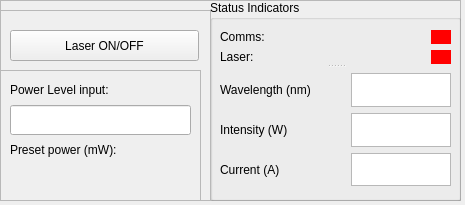
<?xml version="1.0" encoding="UTF-8"?>
<ui version="4.0">
 <class>LaserController</class>
 <widget class="QMainWindow" name="LaserController">
  <property name="geometry">
   <rect>
    <x>0</x>
    <y>0</y>
    <width>465</width>
    <height>205</height>
   </rect>
  </property>
  <property name="font">
   <font>
    <weight>50</weight>
    <bold>false</bold>
   </font>
  </property>
  <property name="windowTitle">
   <string notr="true">Obis Laser Controller</string>
  </property>
  <property name="toolTip">
   <string notr="true"/>
  </property>
  <property name="dockNestingEnabled">
   <bool>true</bool>
  </property>
  <widget class="QWidget" name="centralwidget">
   <widget class="QFrame" name="frame">
    <property name="geometry">
     <rect>
      <x>0</x>
      <y>0</y>
      <width>461</width>
      <height>201</height>
     </rect>
    </property>
    <property name="frameShape">
     <enum>QFrame::StyledPanel</enum>
    </property>
    <property name="frameShadow">
     <enum>QFrame::Raised</enum>
    </property>
    <widget class="QFrame" name="frame_3">
     <property name="geometry">
      <rect>
       <x>0</x>
       <y>10</y>
       <width>211</width>
       <height>191</height>
      </rect>
     </property>
     <property name="frameShape">
      <enum>QFrame::StyledPanel</enum>
     </property>
     <property name="frameShadow">
      <enum>QFrame::Raised</enum>
     </property>
     <widget class="MyPushButton" name="pushButton">
      <property name="geometry">
       <rect>
        <x>10</x>
        <y>20</y>
        <width>189</width>
        <height>31</height>
       </rect>
      </property>
      <property name="text">
       <string>Laser ON/OFF</string>
      </property>
     </widget>
     <widget class="QFrame" name="frame_2">
      <property name="geometry">
       <rect>
        <x>0</x>
        <y>60</y>
        <width>201</width>
        <height>131</height>
       </rect>
      </property>
      <property name="frameShape">
       <enum>QFrame::StyledPanel</enum>
      </property>
      <property name="frameShadow">
       <enum>QFrame::Raised</enum>
      </property>
      <widget class="QWidget" name="layoutWidget">
       <property name="geometry">
        <rect>
         <x>10</x>
         <y>0</y>
         <width>181</width>
         <height>124</height>
        </rect>
       </property>
       <layout class="QVBoxLayout" name="verticalLayout" stretch="0,1,0,0">
        <property name="spacing">
         <number>5</number>
        </property>
        <property name="topMargin">
         <number>10</number>
        </property>
        <property name="bottomMargin">
         <number>10</number>
        </property>
        <item>
         <widget class="MyLabel" name="power_level_label">
          <property name="text">
           <string>Power Level input:</string>
          </property>
         </widget>
        </item>
        <item>
         <widget class="MyQLineEdit" name="power_input_field">
          <property name="maximumSize">
           <size>
            <width>16777215</width>
            <height>30</height>
           </size>
          </property>
          <property name="font">
           <font>
            <weight>50</weight>
            <bold>false</bold>
           </font>
          </property>
         </widget>
        </item>
        <item>
         <widget class="MyLabel" name="power_preset_label">
          <property name="text">
           <string>Preset power (mW):</string>
          </property>
         </widget>
        </item>
        <item>
         <widget class="MyLabel" name="power_preset_display">
          <property name="text">
           <string/>
          </property>
         </widget>
        </item>
       </layout>
      </widget>
     </widget>
     <zorder>frame_2</zorder>
     <zorder>pushButton</zorder>
    </widget>
    <widget class="QGroupBox" name="groupBox">
     <property name="geometry">
      <rect>
       <x>210</x>
       <y>0</y>
       <width>251</width>
       <height>201</height>
      </rect>
     </property>
     <property name="title">
      <string>Status Indicators</string>
     </property>
     <widget class="QSplitter" name="splitter">
      <property name="geometry">
       <rect>
        <x>0</x>
        <y>30</y>
        <width>251</width>
        <height>161</height>
       </rect>
      </property>
      <property name="orientation">
       <enum>Qt::Vertical</enum>
      </property>
      <widget class="QWidget" name="layoutWidget">
       <layout class="QVBoxLayout" name="verticalLayout_2">
        <item>
         <layout class="QHBoxLayout" name="horizontalLayout" stretch="0,0">
          <property name="spacing">
           <number>0</number>
          </property>
          <property name="leftMargin">
           <number>10</number>
          </property>
          <property name="rightMargin">
           <number>10</number>
          </property>
          <item>
           <widget class="MyLabel" name="comms_label">
            <property name="sizePolicy">
             <sizepolicy hsizetype="Preferred" vsizetype="Preferred">
              <horstretch>0</horstretch>
              <verstretch>0</verstretch>
             </sizepolicy>
            </property>
            <property name="text">
             <string>Comms:</string>
            </property>
           </widget>
          </item>
          <item>
           <widget class="MyIndicator" name="comms_onoff">
            <property name="enabled">
             <bool>true</bool>
            </property>
            <property name="sizePolicy">
             <sizepolicy hsizetype="Fixed" vsizetype="Fixed">
              <horstretch>0</horstretch>
              <verstretch>0</verstretch>
             </sizepolicy>
            </property>
            <property name="maximumSize">
             <size>
              <width>20</width>
              <height>16777215</height>
             </size>
            </property>
            <property name="styleSheet">
             <string notr="true">QLabel{background-color: red;}</string>
            </property>
            <property name="text">
             <string/>
            </property>
           </widget>
          </item>
         </layout>
        </item>
        <item>
         <layout class="QHBoxLayout" name="horizontalLayout_2">
          <property name="leftMargin">
           <number>10</number>
          </property>
          <property name="rightMargin">
           <number>10</number>
          </property>
          <item>
           <widget class="MyLabel" name="laser_label">
            <property name="sizePolicy">
             <sizepolicy hsizetype="Preferred" vsizetype="Preferred">
              <horstretch>0</horstretch>
              <verstretch>0</verstretch>
             </sizepolicy>
            </property>
            <property name="text">
             <string>Laser:</string>
            </property>
           </widget>
          </item>
          <item>
           <widget class="MyIndicator" name="laser_onoff">
            <property name="sizePolicy">
             <sizepolicy hsizetype="Fixed" vsizetype="Fixed">
              <horstretch>0</horstretch>
              <verstretch>0</verstretch>
             </sizepolicy>
            </property>
            <property name="maximumSize">
             <size>
              <width>20</width>
              <height>32</height>
             </size>
            </property>
            <property name="styleSheet">
             <string notr="true">QLabel{background-color: red;}</string>
            </property>
            <property name="text">
             <string/>
            </property>
           </widget>
          </item>
         </layout>
        </item>
       </layout>
      </widget>
      <widget class="QWidget" name="layoutWidget">
       <layout class="QGridLayout" name="gridLayout" columnstretch="0,0">
        <property name="leftMargin">
         <number>10</number>
        </property>
        <property name="topMargin">
         <number>5</number>
        </property>
        <property name="rightMargin">
         <number>10</number>
        </property>
        <property name="bottomMargin">
         <number>5</number>
        </property>
        <property name="horizontalSpacing">
         <number>40</number>
        </property>
        <item row="0" column="0">
         <widget class="MyLabel" name="wavelength_label">
          <property name="text">
           <string>Wavelength (nm)</string>
          </property>
         </widget>
        </item>
        <item row="0" column="1">
         <widget class="MyTextBrowser" name="wlength_display"/>
        </item>
        <item row="1" column="0">
         <widget class="MyLabel" name="int_display_2">
          <property name="text">
           <string>Intensity (W)</string>
          </property>
         </widget>
        </item>
        <item row="1" column="1">
         <widget class="MyTextBrowser" name="int_display"/>
        </item>
        <item row="2" column="0">
         <widget class="MyLabel" name="cur_label">
          <property name="text">
           <string>Current (A)</string>
          </property>
         </widget>
        </item>
        <item row="2" column="1">
         <widget class="MyTextBrowser" name="cur_display"/>
        </item>
       </layout>
      </widget>
     </widget>
    </widget>
   </widget>
   <widget class="QSplitter" name="splitter_3">
    <property name="geometry">
     <rect>
      <x>0</x>
      <y>0</y>
      <width>0</width>
      <height>0</height>
     </rect>
    </property>
    <property name="orientation">
     <enum>Qt::Vertical</enum>
    </property>
   </widget>
  </widget>
 </widget>
 <customwidgets>
  <customwidget>
   <class>MyLabel</class>
   <extends>QLabel</extends>
   <header location="global">BaseClasses.py</header>
  </customwidget>
  <customwidget>
   <class>MyPushButton</class>
   <extends>QPushButton</extends>
   <header location="global">Graphics.BaseClasses</header>
  </customwidget>
  <customwidget>
   <class>MyTextBrowser</class>
   <extends>QTextBrowser</extends>
   <header location="global">Graphics.BaseClasses</header>
  </customwidget>
  <customwidget>
   <class>MyIndicator</class>
   <extends>QLabel</extends>
   <header location="global">Graphics.BaseClasses</header>
  </customwidget>
  <customwidget>
   <class>MyQLineEdit</class>
   <extends>QLineEdit</extends>
   <header location="global">BaseClasses.py</header>
  </customwidget>
 </customwidgets>
 <resources/>
 <connections/>
</ui>
